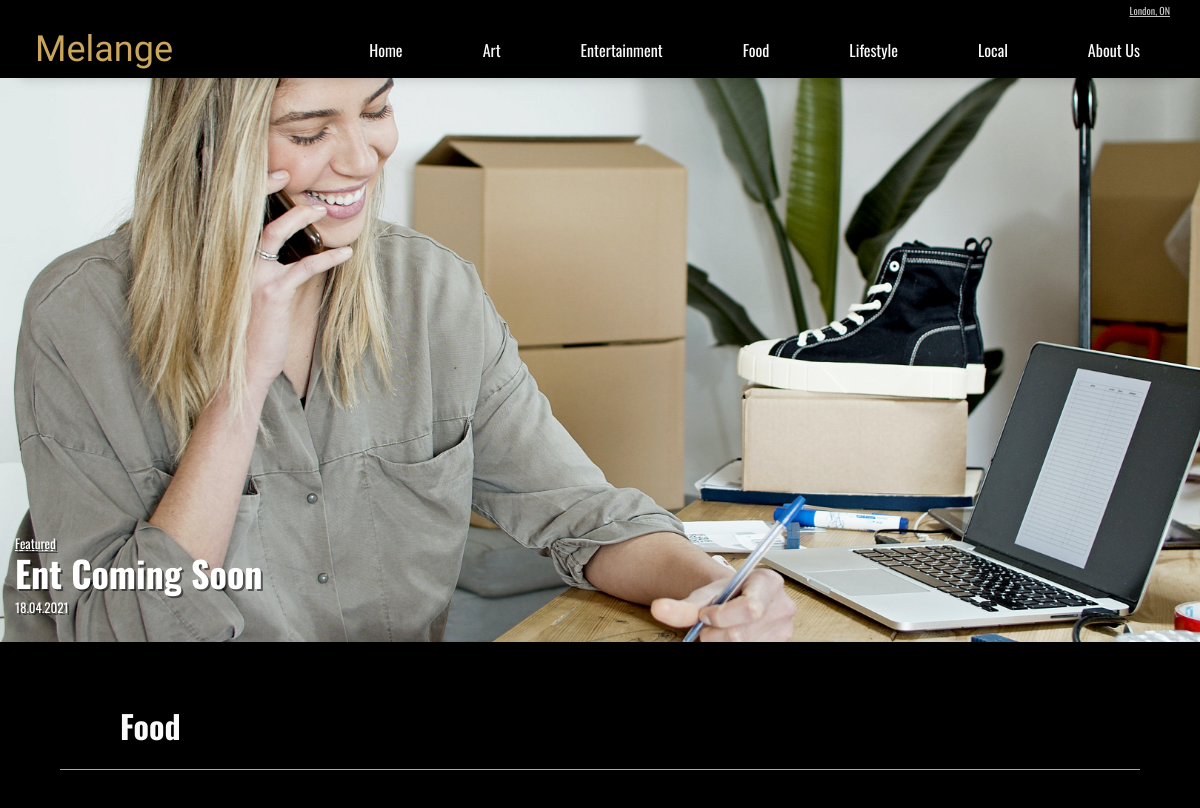
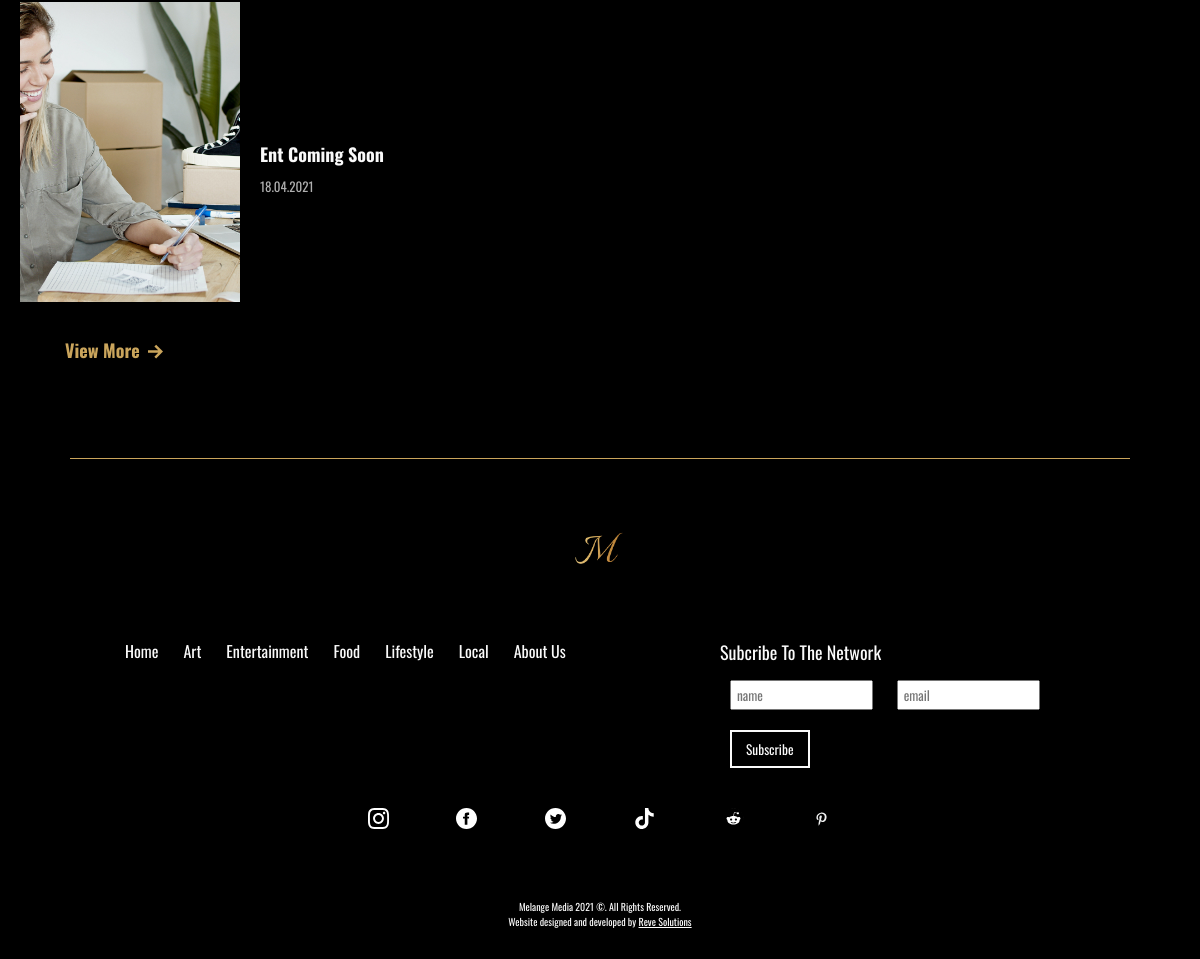
Screenshot of /food.php with the database file from the repository (2 pictures, top to bottom).
### tables this page shows
CREATE TABLE `tbl_blog` (
  `blog_id` int(11) NOT NULL,
  `blog_title` varchar(256) NOT NULL,
  `blog_subheader` varchar(256) NOT NULL,
  `blog_author` varchar(64) NOT NULL,
  `blog_image` varchar(128) NOT NULL,
  `blog_category` int(2) NOT NULL,
  `blog_published` int(1) NOT NULL,
  `blog_end_link` varchar(2084) NOT NULL,
  `blog_yt_video` varchar(2084) NOT NULL,
  `blog_body` text NOT NULL,
  `blog_date` date NOT NULL,
  `blog_tags` varchar(256) NOT NULL
);

### admin/scripts/read.php (called while the page is built, shortened)
<?php
function getAllAvailableByCat($tbl, $cat, $num)
{
    $pdo = Database::getInstance()->getConnection();
    $queryAll = 'SELECT * FROM '.$tbl.' WHERE blog_published = 1 AND blog_category = '.$cat.' ORDER BY blog_date DESC LIMIT '.$num;
    $results = $pdo->query($queryAll);
    if ($results) {
        return $results;
    } else {
        return 'There was a problem accessing this info';
    }
}

### food.php (the view, shortened to what this page needs)
<?php
        $tbl = 'tbl_blog';
        $cat = 3;
        $hero = getAllAvailableByCat($tbl, $cat, 1);
        $latest = getAllAvailableByCat($tbl, $cat, 999);
?>
<!DOCTYPE html>
<html lang="en">
<head>
    <?php include_once 'templates/head.php'; ?>
</head>
<body>
<main id="app">
<?php include_once 'templates/header.php'; ?>
    <div class="content homePage">
    <?php if($hero->rowCount() > 0): ?>
                <?php while ($info = $hero->fetch(PDO::FETCH_ASSOC)): $blogImg = 'images/blog-images/'.$info['blog_image']; ?>
        <div class="heroSec" style="background-image: url('<?php echo $blogImg; ?>');">
            <a href='./p?title=<?php echo $info['blog_title']; ?>&id=<?php echo $info['blog_id']; ?>' class="post">
                <div class="bgimg"></div>
                <div class="text">
                    <p class="cat underline">Featured</p>
                    <h3 class="title"><?php echo $info['blog_title']; ?></h3>
                    <p class="date"><?php $date = $info['blog_date']; convertDate($date); ?></p>
                </div>
            </a>
            <?php endwhile; ?>
        </div>
        <?php endif; ?>
        <?php if($latest->rowCount() > 0): ?>
        <div class="postDiv">
            <h2 class="secHead">Food</h2>
            <div class="divLine"></div>
            <div class="postList postListRow">
            <?php while ($info = $latest->fetch(PDO::FETCH_ASSOC)): $blogImg = 'images/blog-images/'.$info['blog_image']; ?>
                <a href='./p?title=<?php echo $info['blog_title']; ?>&id=<?php echo $info['blog_id']; ?>' class="post">
                    <div class="bgimg" style="background-image: url('<?php echo $blogImg; ?>');"></div>
                    <div class="text">
                        <div class="tags">
                            <?php $tags = $info['blog_tags']; displayTags($tags);?>
                        </div>
                        <h3 class="title"><?php echo $info['blog_title']; ?></h3>
                        <p class="date"><?php $date = $info['blog_date']; convertDate($date); ?></p>
                    </div>
                </a>
            <?php endwhile; ?>
            </div>
            <a href="./latest-posts" class="viewMore">View More <div class="img" style="background-image: url('images/icons/arrow-right.svg');"></div></a>
        </div>
        <?php endif; ?>
</div>
<?php include_once 'templates/footer.php'; ?>
</main>
</body>
</html>

### admin/scripts/functions.php (shortened to what this page needs)
<?php
function convertDate($date){
    $newDate = date("d.m.Y", strtotime($date));
    echo $newDate;
}
function displayTags($tags){
        $links = array();
        $parts = explode(',', $tags);
        $parts2 = str_ireplace("'",  "&apos;", $parts);
        foreach ($parts2 as $tag)
        {
            $newtag = trim($tag);
            $links[] = "<span class='tag'>$newtag</span>";
        }
        echo implode(" ", $links);
}

### rows the page displays
tbl_blog: blog_image (picture), blog_title "Ent Coming Soon", blog_date "18.04.2021"
